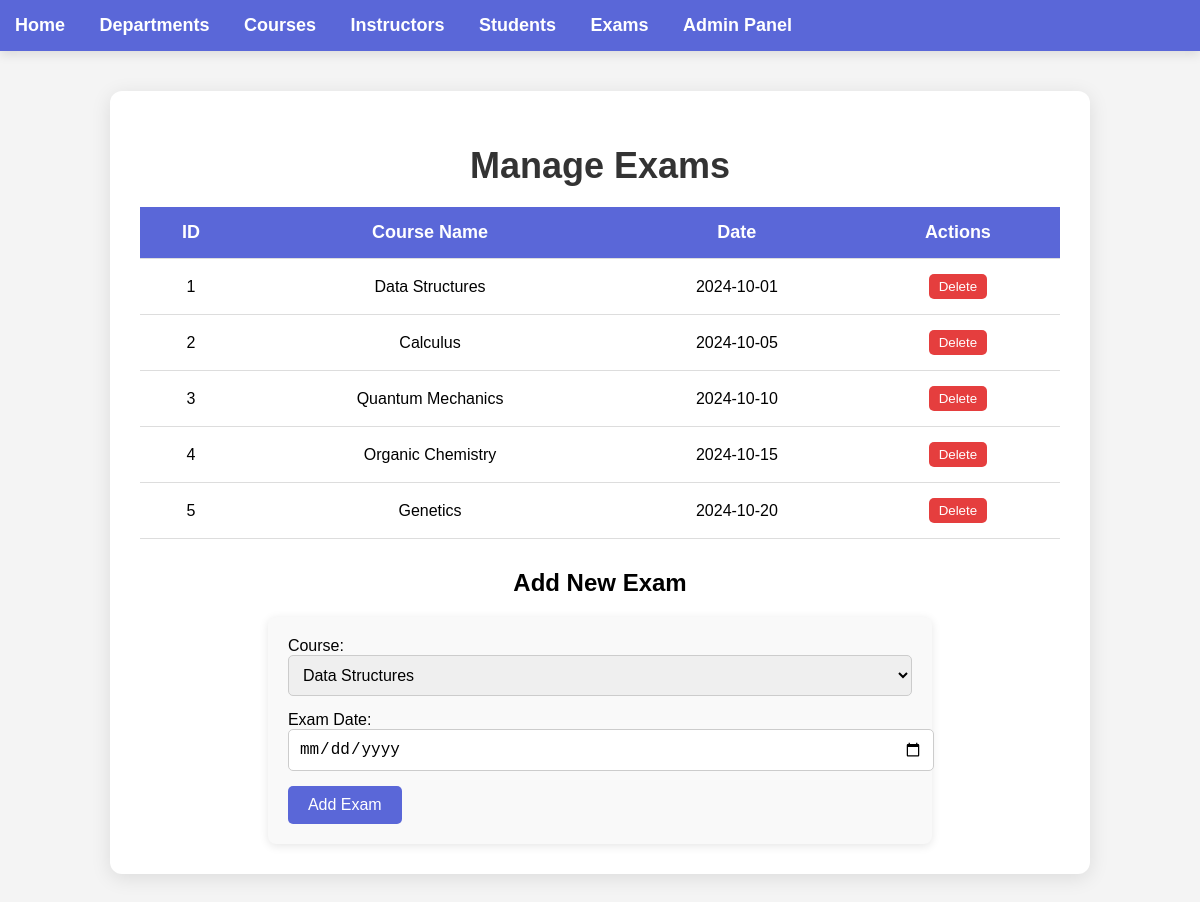
The app's page /instructors/manage/exams, older data.
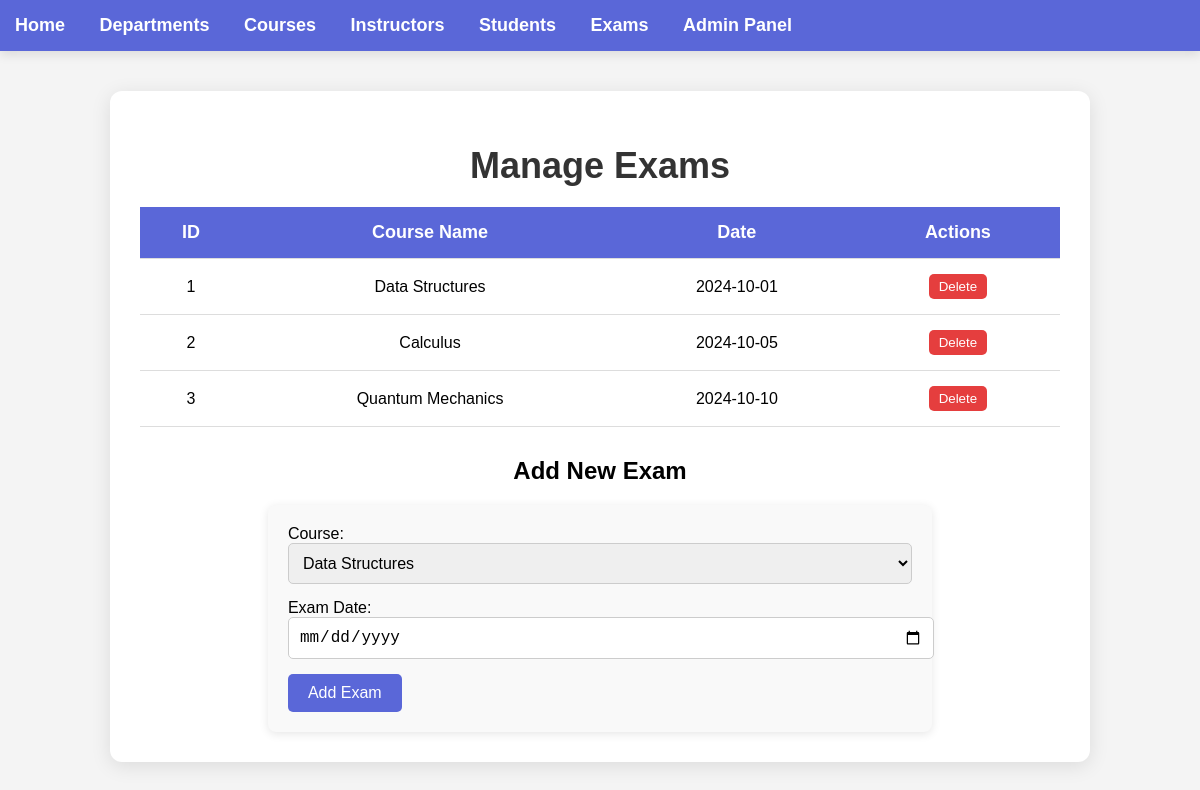
The same page, newer data.
### model.py (models this page shows)
class Exam(db.Model):
    __tablename__ = 'exam'
    id = db.Column(db.Integer, primary_key=True)
    course_id = db.Column(db.Integer, db.ForeignKey('course.id'), nullable=False)
    date = db.Column(db.Date, nullable=False)
    course = db.relationship('Course', backref='exams')

class Course(db.Model):
    __tablename__ = 'course'
    id = db.Column(db.Integer, primary_key=True)
    name = db.Column(db.String(100), nullable=False, unique=True)
    department_id = db.Column(db.Integer, db.ForeignKey('department.id'), nullable=False)
    instructor_id = db.Column(db.Integer, db.ForeignKey('instructor.id'), nullable=False)

### app.py (the view, shortened to what this page needs)
@app.route('/instructors/manage/exams', methods=['GET', 'POST'])
def manage_exams():
    exams = Exam.query.all()
    courses = Course.query.all()
    return render_template('manage_exams.html', exams=exams, courses=courses)

### templates/manage_exams.html (shortened to what this page needs)
{% extends 'layout.html' %}
{% block content %}<!DOCTYPE html>
<html lang="en">
<head>
</head>
<body>
    <div class="container">
        <h1>Manage Exams</h1>
        <table class="exam-table">
            <thead>
                <tr>
                    <th>ID</th>
                    <th>Course Name</th>
                    <th>Date</th>
                    <th>Actions</th>
                </tr>
            </thead>
            <tbody>
                {% for exam in exams %}
                <tr>
                    <td>{{ exam.id }}</td>
                    <td>{{ exam.course.name }}</td>
                    <td>{{ exam.date }}</td>
                    <td>
                        <form action="{{ url_for('delete_exam', id=exam.id) }}" method="POST" style="display:inline;">
                            <button type="submit" class="delete-btn">Delete</button>
                        </form>
                    </td>
                </tr>
                {% endfor %}
            </tbody>
        </table>
        <div class="form-section">
            <h2>Add New Exam</h2>
            <form action="{{ url_for('add_exam') }}" method="POST">
                <label for="course_id">Course:</label>
                <select id="course_id" name="course_id" required>
                    {% for course in courses %}
                    <option value="{{ course.id }}">{{ course.name }}</option>
                    {% endfor %}
                </select>
                <label for="date">Exam Date:</label>
                <input type="date" id="date" name="date" required>
                <button type="submit">Add Exam</button>
            </form>
        </div>
    </div>
</body>
</html>
{% endblock %}

Row changes from the older to the newer data that the page shows:
removed Exam: id "4", course.name "Organic Chemistry", date "2024-10-15"
removed Exam: id "5", course.name "Genetics", date "2024-10-20"
